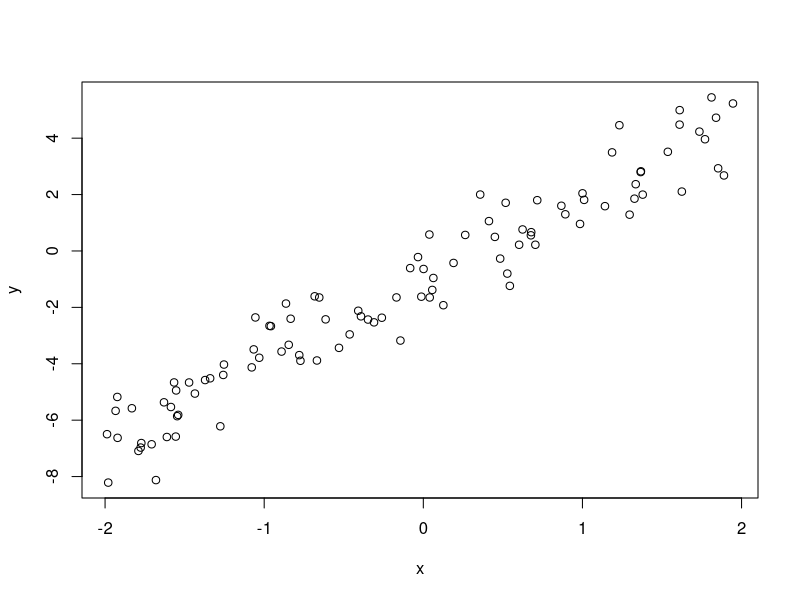
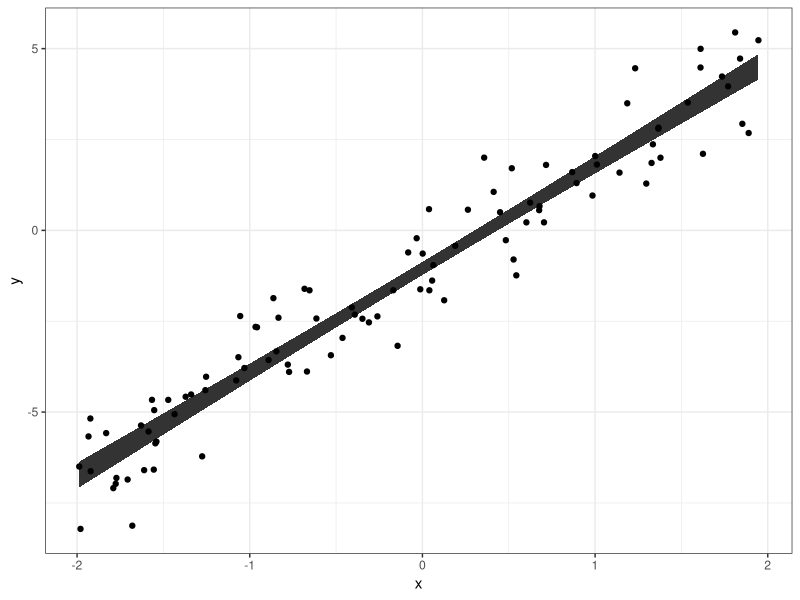
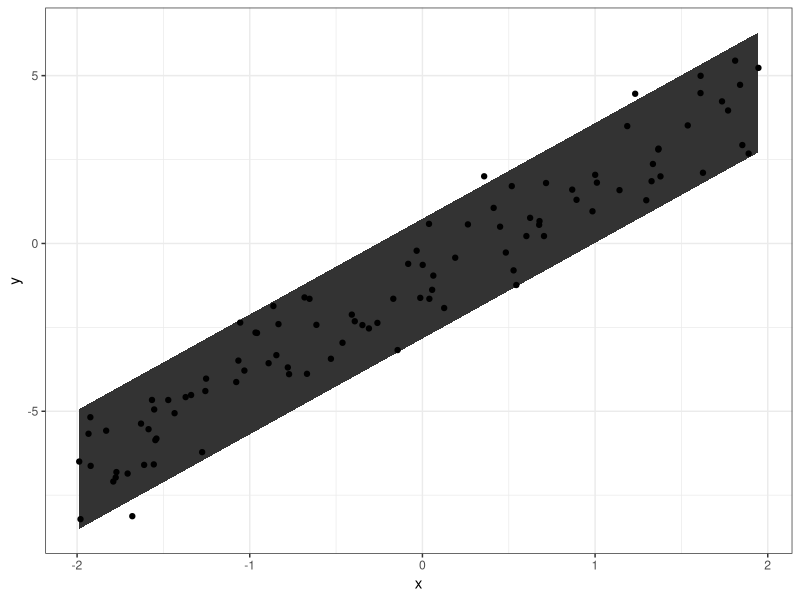
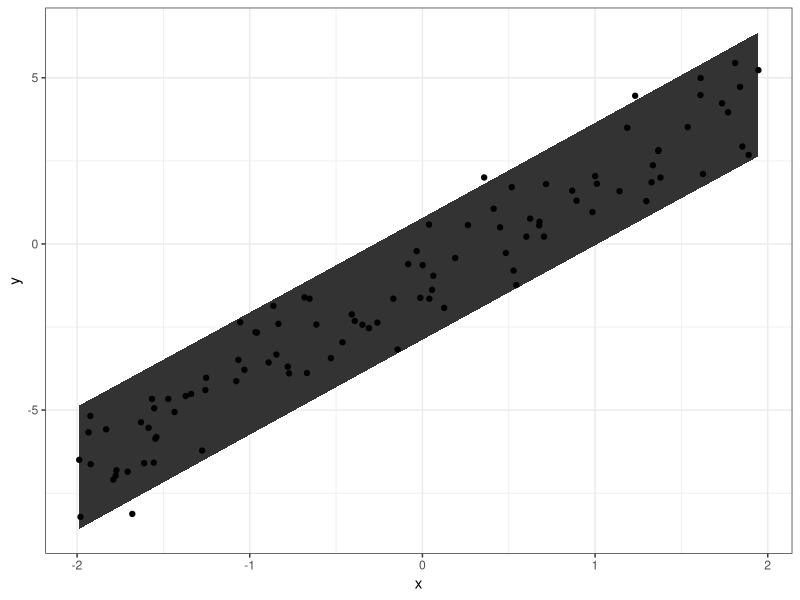

These charts were generated, in order, by the following R code:
rm(list = ls())
library(dplyr)
library(ggplot2)
n = 100
x = runif(n, -2, 2)
mat = cbind(rep(1, n), x)
beta = c(-1, 3)
error = rnorm(n, 0, 1)

y = cbind(rep(1, n), x) %*% beta + error

plot(x,y)

# lm
m1 = lm(y ~ x)
coefs = summary(m1)$coef[,1]
coefs.sd = summary(m1)$coef[,2]
y.est = mat %*% coefs
y.est.var = mat %*% diag(coefs.sd^2) %*% t(mat)
y.est.sd = sqrt(diag(y.est.var))

y.est.l = y.est - 1.96 * y.est.sd
y.est.u = y.est + 1.96 * y.est.sd

# empirical
y.mean = mean(y)
y.sd = sqrt(mean((y-y.est)^2))

y.l = y.est - 1.96 * y.sd
y.u = y.est + 1.96 * y.sd

y.est.l - y.l

dat = data.frame(y, x, y.est, y.est.l, y.est.u, y.l, y.u)

dat %>% ggplot(aes(x = x)) +
      geom_ribbon(aes(ymin=y.est.l, ymax = y.est.u)) +
      geom_point(aes(y = y)) +
      theme_bw()

dat %>% ggplot(aes(x = x)) +
      geom_ribbon(aes(ymin=y.l, ymax = y.u)) +
      geom_point(aes(y = y)) +
      theme_bw()

dat2 = predict(m1, data.frame(x =x), interval="predict")
dat2 = data.frame(x = x, dat2, y=y)
dat2 %>% ggplot(aes(x = x)) +
      geom_ribbon(aes(ymin=lwr, ymax = upr)) +
      geom_point(aes(y = y)) +
      theme_bw()
